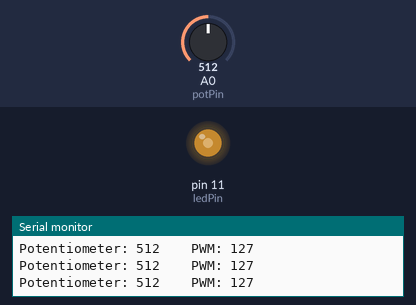
The sketch below on a simulated Arduino Uno, built with avr-gcc and run on an emulated ATmega328P. Parts: output pins drawn as LEDs (lit = HIGH), the last lines printed to the serial monitor. Inputs (shaded band) come from the test bench; at power-on: A0 (potPin) = 512.

Above: at 1.2 s.
1.3 s: A0 (potPin) set to 409
At 2.2 s:
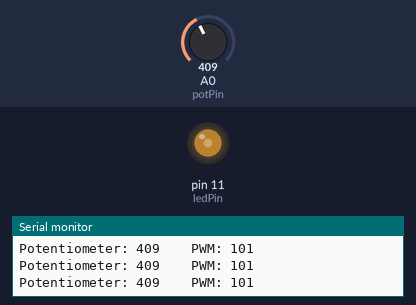
4.3 s: A0 (potPin) set to 390
At 5.5 s:
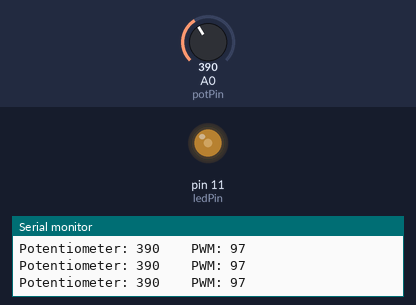
7.3 s: A0 (potPin) set to 716
At 7.7 s:
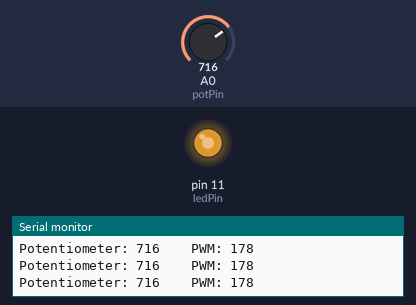
8.8 s: A0 (potPin) set to 990
At 10.0 s:
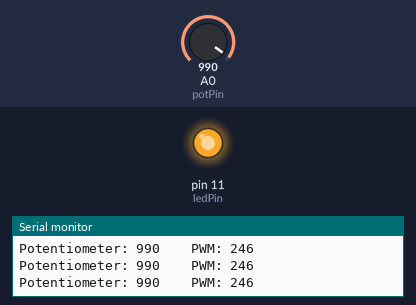
10.3 s: A0 (potPin) set to 1018
At 11.1 s:
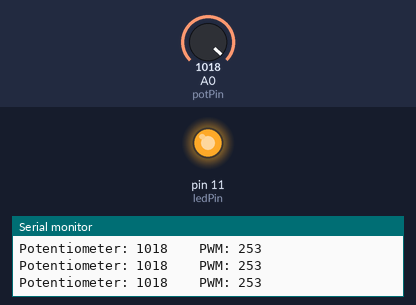
11.8 s: A0 (potPin) set to 122
At 12.5 s:
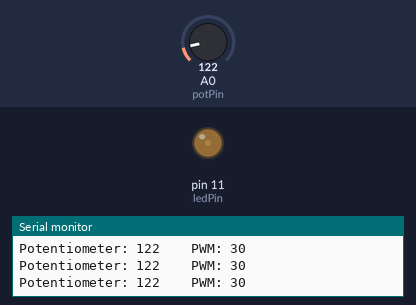
Timing chart, 0 to 14.3 s (numbered marks = the images above; inputs shaded):
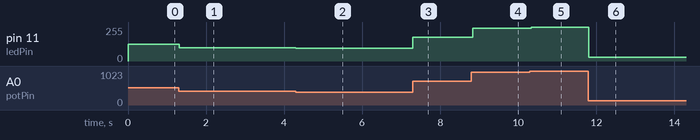

Measured:
- after the input at 1.3 s, pin 11 (ledPin): 127/255 → 101/255 at once
- after the input at 4.3 s, pin 11 (ledPin): 101/255 → 97/255 at once
- after the input at 7.3 s, pin 11 (ledPin): 97/255 → 178/255 at once
- after the input at 8.8 s, pin 11 (ledPin): 178/255 → 246/255 at once
- after the input at 10.3 s, pin 11 (ledPin): 246/255 → 253/255 at once
- after the input at 11.8 s, pin 11 (ledPin): 253/255 → 30/255 at once

The sketch:

PWM_Brightness_Control.ino
```cpp
//RAKSHAK TREHAN
// PWM LED Brightness Control using Potentiometer

const int potPin = A0;      // Potentiometer connected to A0
const int ledPin = 11;      // PWM pin

void setup() {
  pinMode(ledPin, OUTPUT);
  Serial.begin(9600);
}

void loop() {

  // Read potentiometer value (0 - 1023)
  int potValue = analogRead(potPin);

  // Convert it to PWM value (0 - 255)
  int pwmValue = map(potValue, 0, 1023, 0, 255);

  // Set LED brightness
  analogWrite(ledPin, pwmValue);

  // Print values to Serial Monitor
  Serial.print("Potentiometer: ");
  Serial.print(potValue);

  Serial.print("    PWM: ");
  Serial.println(pwmValue);

  delay(10);
}
```
